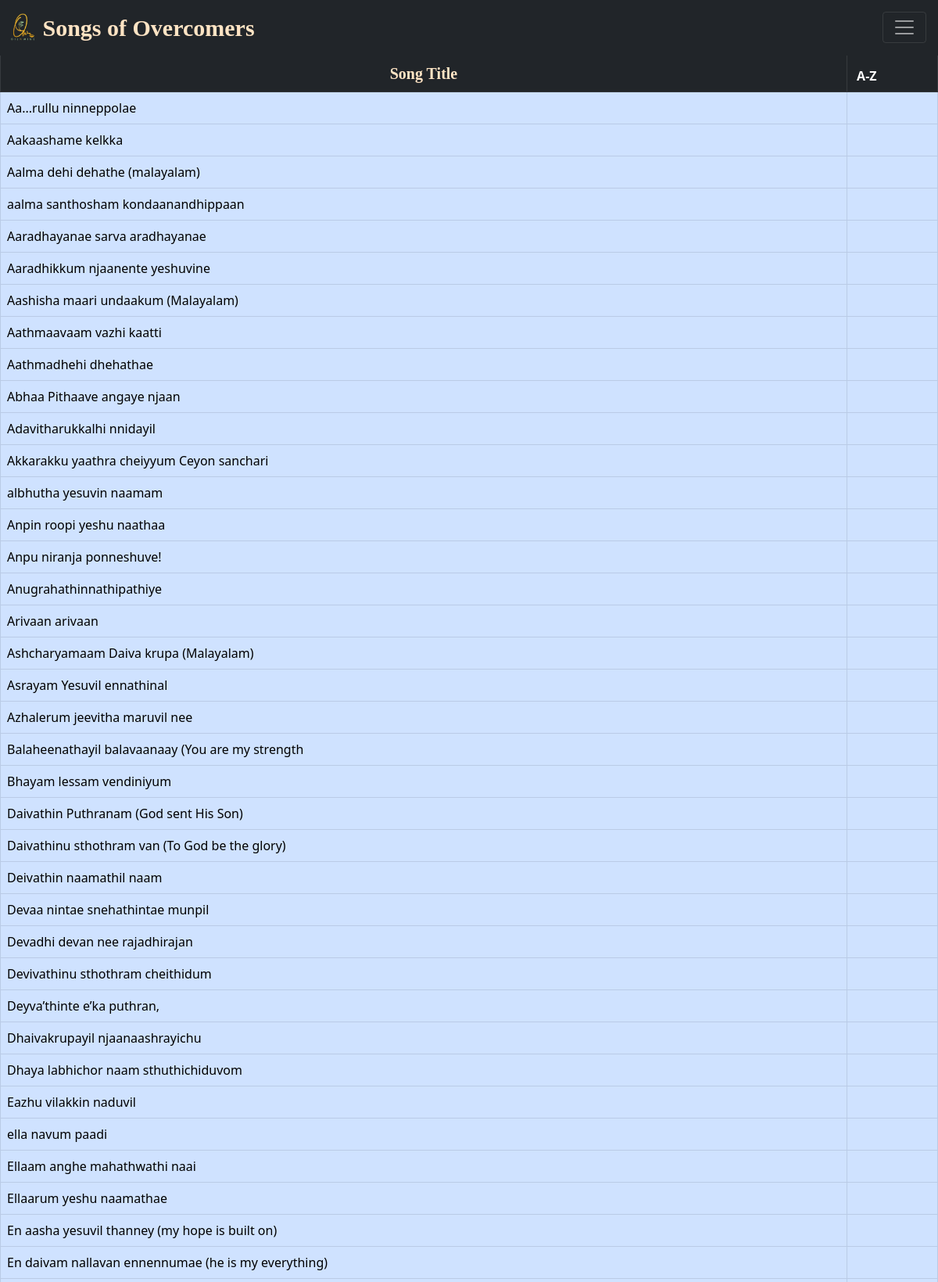
/malayalam (upper part), run on the app's committed database.
### tables this page shows
CREATE TABLE songs (
            id INTEGER PRIMARY KEY AUTOINCREMENT,
            title TEXT,
            alternate_title TEXT,
            lyrics TEXT,
            transliteration TEXT,
            chord TEXT,
            search_title TEXT,
            search_lyrics TEXT,
            youtube_link TEXT,
            create_date TEXT,
            modified_date TEXT,
            username TEXT,
            FOREIGN KEY (username) REFERENCES users(username)
        );

### server.py (the view)
@app.route('/malayalam')
def malayalam():
    conn = sqlite3.connect(DATABASE)
    if 'username' in session:
        login = True
        user = session['username']
        cursor1 = conn.cursor()
        cursor1.execute(
            'SELECT permission FROM users where username = ?', (user,))
        permission = cursor1.fetchone()
        permission = permission[0]
    else:
        login = False
        user = ""
        permission = 0
    cursor = conn.cursor()
    cursor.execute('SELECT id, title, search_title, search_lyrics FROM songs')
    all_rows = cursor.fetchall()
    filtered_results = [row for row in all_rows if 'malayalam' in row[1]
                        or 'Malayalam' in row[1] or 'malayalam' in row[2] or 'Malayalam' in row[2]]
    sorted_rows = sorted(filtered_results, key=lambda x: x[1].lower())
    conn.close()
    return render_template("malayalam.html", login=login, user=user, rows=sorted_rows, permission=permission)

### templates/malayalam.html (shortened to what this page needs)
<!DOCTYPE html>
<html lang="en">
<head>
    <link rel="stylesheet" href="https://cdnjs.cloudflare.com/ajax/libs/font-awesome/4.7.0/css/font-awesome.min.css">
    <link href="https://cdn.jsdelivr.net/npm/bootstrap@5.0.2/dist/css/bootstrap.min.css" rel="stylesheet"
>
</head>
<body>
    <nav class="navbar navbar-dark bg-dark sticky-top " aria-label="First navbar example" id="navbar"
        style="display: none;">
        <div class="container-fluid">
            <a class="navbar-brand" href="#"><img src="static/lightTransp.png" alt="oilnwine logo" width="35px"
                    height="35px" class="d-inline-block align-text-bottom"><span
                    style="font-size: 30px;color: bisque; font-family:cursive;"><b>&nbsp;Songs of
                        Overcomers</b></span></a>
            <button class="navbar-toggler" type="button" data-bs-toggle="collapse" data-bs-target="#navbarpills"
                aria-controls="navbarpills" aria-expanded="false" aria-label="Toggle navigation"
                style="position:fixed; top: 15px; right:15px;">
                <span class="navbar-toggler-icon"></span>
            </button>
        </div>
    </nav>
    <br>
    <div class="tab-content" id="pills-tabContent">
        <div class="tab-pane fade show active" id="all" role="tabpanel" aria-labelledby="all-tab">
            <center>
                <table class="table table-dark table-hover table-bordered" style="margin-top: -25px;">
                    <thead class="table-dark">
                        <tr>
                            <th>
                                <center style="font-size: 20px;color: bisque; font-family:cursive;">Song Title</center>
                            </th>
                            <th >&nbsp;A-Z&nbsp;</th>
                        </tr>
                    </thead>
                    <tbody class="table-primary" id="songTable">
                        {% for row in rows %}
                        <tr data-id="{{ row[0] }}" id="{{ row[0] }}">
                            <td data-bs-toggle="modal" data-bs-target="#songModal">{{ row[1] }}</td>
                            <td>&nbsp;&nbsp;</td>
                        </tr>
                        {% endfor %}
                    </tbody>
                </table><br><br>
            </center>
        </div>
    </div>
</body>
</html>

### data on the page
songs: title "Aa...rullu ninneppolae"
songs: title "Aakaashame kelkka"
songs: title "Aalma dehi dehathe (malayalam)"
songs: title "aalma santhosham kondaanandhippaan"
songs: title "Aaradhayanae sarva aradhayanae"
songs: title "Aaradhikkum njaanente yeshuvine"
songs: title "Aashisha maari undaakum (Malayalam)"
songs: title "Aathmaavaam vazhi kaatti"
songs: title "Aathmadhehi dhehathae"
songs: title "Abhaa Pithaave angaye njaan"
songs: title "Adavitharukkalhi nnidayil"
songs: title "Akkarakku yaathra cheiyyum Ceyon sanchari"
songs: title "albhutha yesuvin naamam"
songs: title "Anpin roopi yeshu naathaa"
songs: title "Anpu niranja ponneshuve!"
songs: title "Anugrahathinnathipathiye"
songs: title "Arivaan arivaan"
songs: title "Ashcharyamaam Daiva krupa (Malayalam)"
songs: title "Asrayam Yesuvil ennathinal"
songs: title "Azhalerum jeevitha maruvil nee"
songs: title "Balaheenathayil balavaanaay (You are my strength"
songs: title "Bhayam lessam vendiniyum"
songs: title "Daivathin Puthranam (God sent His Son)"
songs: title "Daivathinu sthothram van (To God be the glory)"
songs: title "Deivathin naamathil naam"
songs: title "Devaa nintae snehathintae munpil"
songs: title "Devadhi devan nee rajadhirajan"
songs: title "Devivathinu sthothram cheithidum"
songs: title "Deyva’thinte e’ka puthran,"
songs: title "Dhaivakrupayil njaanaashrayichu"
songs: title "Dhaya labhichor naam sthuthichiduvom"
songs: title "Eazhu vilakkin naduvil"
songs: title "ella navum paadi"
songs: title "Ellaam anghe mahathwathi naai"
songs: title "Ellaarum yeshu naamathae"
songs: title "En aasha yesuvil thanney (my hope is built on)"
songs: title "En daivam nallavan ennennumae (he is my everything)"
